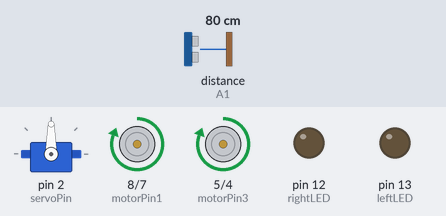
The sketch below on a simulated Arduino Uno, built with avr-gcc and run on an emulated ATmega328P. Shown: servo, motor-driver pin pairs drawn as motors (green arrow = first pin HIGH = forward, orange = second pin HIGH = backward, longer = more drive, scaled by the enable pin), output pins drawn as LEDs (lit = HIGH). Wiring (inferred from the names in the program): ultrasonic range finder: trigger A0; echo A1. Inputs (shaded band) come from the test bench; at power-on: distance to the obstacle (sensor on A1) 80 cm. The echo pulse lasts 58.3 µs per cm; pins used as bus, display or sensor lines are not drawn.

Above: at 3.2 s.
3.3 s: distance to the obstacle (sensor on A1) set to 34 cm
4.8 s: distance to the obstacle (sensor on A1) set to 28 cm
At 6.3 s:
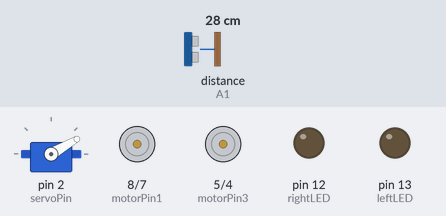
9.4 s: distance to the obstacle (sensor on A1) set to 30 cm
At 12.1 s:
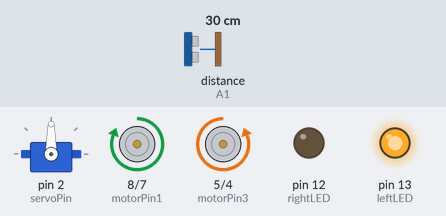
12.4 s: distance to the obstacle (sensor on A1) set to 35 cm
At 13.9 s:
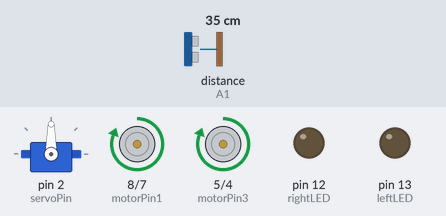
14.5 s: distance to the obstacle (sensor on A1) set to 2 cm
At 18.1 s:
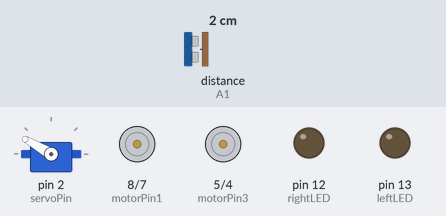
Timing chart, 0 to 30.5 s (numbered marks = the images above; inputs shaded):
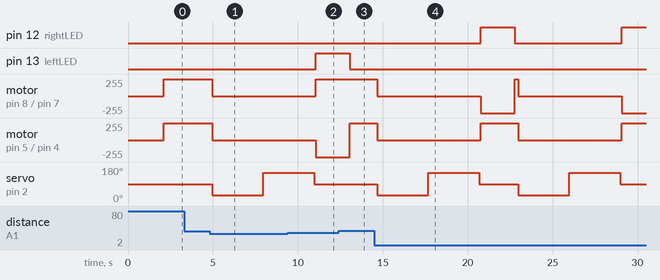

The sketch:

Tinkercad.ino
```cpp
#include <Servo.h>

//Left motor
#define speedMotorA 9
#define motorPin1 8
#define motorPin2 7
//Right motor
#define speedMotorB 3
#define motorPin3 5
#define motorPin4 4
//Defining ultrasonic sensor pins
#define trigPin A0
#define echoPin A1
//Defining servo pin
#define servoPin 2
//Defining LEDs for demonstration purposes
#define leftLED 13
#define rightLED 12

int maxSpeed = 160;
long duration, cm, distance;
Servo myservo; //Creating servo object
int collisionDistance = 30; //Minimum allowed distance from the object
int leftDistance, rightDistance; //Distance from the closest objects on the right and left

void setup()
{
  //Setting speed pins to output and changing their speed to maxSpeed
  pinMode(speedMotorA, OUTPUT);
  pinMode(speedMotorB, OUTPUT);
  digitalWrite(speedMotorA, maxSpeed);
  digitalWrite(speedMotorB, maxSpeed);
  //Setting all motor pins to output
  pinMode(motorPin1, OUTPUT);
  pinMode(motorPin2, OUTPUT);
  pinMode(motorPin3, OUTPUT);
  pinMode(motorPin4, OUTPUT);
  //Setting ultrasonic sensor pins
  pinMode(trigPin, OUTPUT);
  pinMode(echoPin, INPUT);
  // Setting LEDs to output
  pinMode(leftLED, OUTPUT);
  pinMode(rightLED, OUTPUT);
  //Making sure that the servo is at the initial position
  myservo.attach(servoPin);
  myservo.write(90);
  delay(2000);
}

void loop()
{
  myservo.write(90);
  delay(100);
  distance = measure();
  if (distance<collisionDistance)
  {
    changePath();
  }
  forward();
  delay(100);
}

void changePath()
{
  stop();
  myservo.write(30);
  delay(2000);
  rightDistance = measure();
  delay(1000);
  myservo.write(150);
  delay(2000);
  leftDistance = measure();
  delay(1000);
  myservo.write(90);
  delay(100);
  compare();
}

void compare()
{
  if (leftDistance < rightDistance)
  {
    right();
    digitalWrite(rightLED, HIGH);
    delay(2000);
    digitalWrite(rightLED, LOW);
  }
  else
  {
    left();
    digitalWrite(leftLED, HIGH);
    delay(2000);
    digitalWrite(leftLED, LOW);
  }
}

void forward() //Function for going forward
{
  digitalWrite(motorPin1, HIGH);
  digitalWrite(motorPin2, LOW);
  digitalWrite(motorPin3, HIGH);
  digitalWrite(motorPin4, LOW);
}

void stop() //Function for stopping
{
  digitalWrite(motorPin1, LOW);
  digitalWrite(motorPin2, LOW);
  digitalWrite(motorPin3, LOW);
  digitalWrite(motorPin4, LOW);
}
void left() //Function for turning right
{
  digitalWrite(motorPin1, HIGH);
  digitalWrite(motorPin2, LOW);
  //These motors are reversed
  digitalWrite(motorPin3, LOW);
  digitalWrite(motorPin4, HIGH);
}

void right() //Function for turning left
{
  //These motors are reversed
  digitalWrite(motorPin1, LOW);
  digitalWrite(motorPin2, HIGH);

  digitalWrite(motorPin3, HIGH);
  digitalWrite(motorPin4, LOW);
}

int measure() //Function for measuring distance
{
  digitalWrite(trigPin, LOW);
  delayMicroseconds(5);
  digitalWrite(trigPin, HIGH);
  delayMicroseconds(10);
  digitalWrite(trigPin, LOW);
  pinMode(echoPin, INPUT);
  duration = pulseIn(echoPin, HIGH);

  cm = (duration/2) / 29.1;

  return cm;
}
```

Measured:
- the behaviour switches between 31 and 30 cm on distance to the obstacle (sensor on A1) (found by bisection; images 0 and 1)
- the behaviour switches between 28 and 29 cm on distance to the obstacle (sensor on A1) (found by bisection; images 1 and 2)
- after the input at 3.3 s, every drawn part: stays the same
- after the input at 4.8 s, motor on pin 8 (motorPin1) / pin 7 (motorPin2), motor on pin 5 (motorPin3) / pin 4 (motorPin4): forward 255/255 → stopped after 0.16 s; servo on pin 2 (servoPin): 90° → 30° after 0.16 s, → 150° 3.0 s later
- after the input at 9.4 s, pin 12 (rightLED): stays LOW (without the input it goes to HIGH after 1.7 s); pin 13 (leftLED): LOW → HIGH after 1.7 s; motor on pin 8 (motorPin1) / pin 7 (motorPin2): stopped → forward 255/255 after 1.7 s; motor on pin 5 (motorPin3) / pin 4 (motorPin4): stopped → backward 255/255 after 1.7 s
- after the input at 12.4 s, motor on pin 8 (motorPin1) / pin 7 (motorPin2): stays forward 255/255 (without the input it goes to stopped after 0.86 s); motor on pin 5 (motorPin3) / pin 4 (motorPin4): goes on until 13.1 s, then stays forward 255/255; servo on pin 2 (servoPin): stays 90° (without the input it goes to 30° after 0.86 s)
- after the input at 14.5 s, pin 12 (rightLED): LOW → HIGH after 6.3 s, → LOW 2.0 s later, → HIGH 6.3 s later; motor on pin 8 (motorPin1) / pin 7 (motorPin2): forward 255/255 → stopped after 0.18 s, → backward 255/255 6.1 s later, → forward 255/255 2.0 s later, → stopped 0.20 s later, … (5 changes in this stretch)
